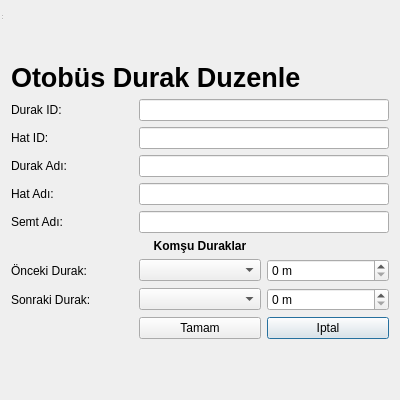
<?xml version="1.0" encoding="UTF-8"?>
<ui version="4.0">
 <class>DurakDuzOtobus</class>
 <widget class="QDialog" name="DurakDuzOtobus">
  <property name="geometry">
   <rect>
    <x>0</x>
    <y>0</y>
    <width>400</width>
    <height>400</height>
   </rect>
  </property>
  <property name="windowTitle">
   <string>Otobus Durak Duzenle</string>
  </property>
  <layout class="QGridLayout" name="gridLayout_3">
   <item row="1" column="0">
    <layout class="QGridLayout" name="gridLayout_2">
     <item row="2" column="0">
      <spacer name="verticalSpacer">
       <property name="orientation">
        <enum>Qt::Vertical</enum>
       </property>
       <property name="sizeHint" stdset="0">
        <size>
         <width>20</width>
         <height>40</height>
        </size>
       </property>
      </spacer>
     </item>
     <item row="1" column="0">
      <layout class="QGridLayout" name="gridLayout">
       <item row="6" column="1">
        <widget class="QLabel" name="lblKD">
         <property name="font">
          <font>
           <weight>75</weight>
           <bold>true</bold>
          </font>
         </property>
         <property name="text">
          <string>Komşu Duraklar</string>
         </property>
         <property name="alignment">
          <set>Qt::AlignCenter</set>
         </property>
        </widget>
       </item>
       <item row="2" column="1" colspan="2">
        <widget class="QLineEdit" name="edtHatID"/>
       </item>
       <item row="1" column="0">
        <widget class="QLabel" name="lblDurakID">
         <property name="text">
          <string>Durak ID:</string>
         </property>
        </widget>
       </item>
       <item row="9" column="2">
        <widget class="QPushButton" name="pshIpt">
         <property name="text">
          <string>Iptal</string>
         </property>
        </widget>
       </item>
       <item row="1" column="1" colspan="2">
        <widget class="QLineEdit" name="edtDurakID"/>
       </item>
       <item row="3" column="1" colspan="2">
        <widget class="QLineEdit" name="edtDurakAdi"/>
       </item>
       <item row="2" column="0">
        <widget class="QLabel" name="lblHatID">
         <property name="text">
          <string>Hat ID:</string>
         </property>
        </widget>
       </item>
       <item row="5" column="1" colspan="2">
        <widget class="QLineEdit" name="edtSemtAdi"/>
       </item>
       <item row="4" column="1" colspan="2">
        <widget class="QLineEdit" name="edtHatAdi"/>
       </item>
       <item row="9" column="1">
        <widget class="QPushButton" name="pshEkle">
         <property name="text">
          <string>Tamam</string>
         </property>
        </widget>
       </item>
       <item row="4" column="0">
        <widget class="QLabel" name="lblHatAdi">
         <property name="text">
          <string>Hat Adı: </string>
         </property>
        </widget>
       </item>
       <item row="7" column="1">
        <widget class="QComboBox" name="cmbOKDAdi"/>
       </item>
       <item row="0" column="0" colspan="3">
        <widget class="QLabel" name="lblODE">
         <property name="font">
          <font>
           <pointsize>20</pointsize>
           <weight>75</weight>
           <bold>true</bold>
          </font>
         </property>
         <property name="text">
          <string>Otobüs Durak Duzenle</string>
         </property>
        </widget>
       </item>
       <item row="5" column="0">
        <widget class="QLabel" name="lblSemtAdi">
         <property name="text">
          <string>Semt Adı:</string>
         </property>
        </widget>
       </item>
       <item row="3" column="0">
        <widget class="QLabel" name="lblDurakAdi">
         <property name="text">
          <string>Durak Adı: </string>
         </property>
        </widget>
       </item>
       <item row="8" column="1">
        <widget class="QComboBox" name="cmbSKDAdi"/>
       </item>
       <item row="7" column="2">
        <widget class="QSpinBox" name="spnOKDMetre">
         <property name="suffix">
          <string> m</string>
         </property>
        </widget>
       </item>
       <item row="8" column="2">
        <widget class="QSpinBox" name="spnSKDMetre">
         <property name="suffix">
          <string> m</string>
         </property>
        </widget>
       </item>
       <item row="7" column="0">
        <widget class="QLabel" name="lblOD">
         <property name="text">
          <string>Önceki Durak:</string>
         </property>
        </widget>
       </item>
       <item row="8" column="0">
        <widget class="QLabel" name="lblSD">
         <property name="text">
          <string>Sonraki Durak:</string>
         </property>
        </widget>
       </item>
      </layout>
     </item>
     <item row="0" column="0">
      <spacer name="verticalSpacer_2">
       <property name="orientation">
        <enum>Qt::Vertical</enum>
       </property>
       <property name="sizeHint" stdset="0">
        <size>
         <width>20</width>
         <height>40</height>
        </size>
       </property>
      </spacer>
     </item>
    </layout>
   </item>
  </layout>
  <widget class="QStatusBar" name="statusbar">
   <property name="geometry">
    <rect>
     <x>0</x>
     <y>0</y>
     <width>3</width>
     <height>21</height>
    </rect>
   </property>
  </widget>
 </widget>
 <resources/>
 <connections/>
</ui>
